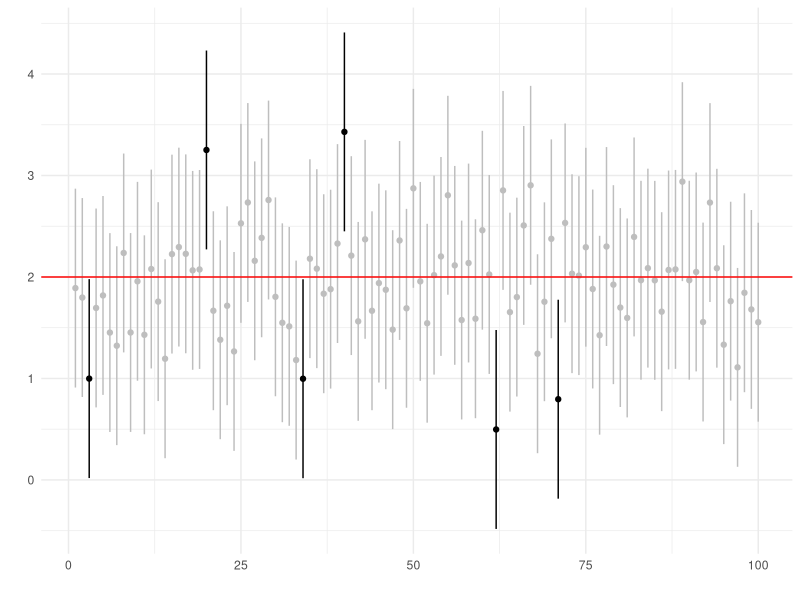

Generate this figure with R:
################################################################################
# Intervalo de confianza para la media de una distribución normal con varianza
# conocida
# Autor: Jose Antonio Perusquía Cortés
# Afil : Facultad de Ciencias - UNAM
# Curso : Inferencia Estadística
################################################################################

################################################################################
# Librerías
library(ggplot2)
library(ggthemes)
library(dplyr)
################################################################################

################################################################################
# Simulamos 100 muestras de tamaño 100 de una distribución normal(2,5)
x = matrix(nrow=100,ncol=100)

set.seed(314)
for(i in 1:100){
  x[i,]=rnorm(100,2,5)
}

# Creamos vectores para guardar los límites inferiores y superiores
L=numeric(100)
U=numeric(100)

# Calculamos la media para cada muestra
xbarra=apply(x,1,mean)

# Calculamos los límites inferiores y superiores.
for(i in 1:100){
  L[i]=xbarra[i]-sqrt(25/100)*qnorm(.975)
  U[i]=xbarra[i]+sqrt(25/100)*qnorm(.975)
}
################################################################################

################################################################################
# Gráficas

# Generamos un vector con entradas del 1 al 100 para usarlos en el eje x 
# al momento de graficar los intervalos
n=c(1:100)

# Se crea un data frame con n, xbarra, L y U
res = data.frame(n,xbarra,L,U)

# Agregamos variable indicadora para saber si el intervalo contiene al valor
# real del parámetro
res = res%>%
  mutate(flag=ifelse(L<2,ifelse(U>2,1,0),0))

# Tabla de frecuencias para saber cuantos contienen al cero.
table(res$flag)

# Graficamos los resultados
ggplot(data = res,aes(x=n,y=xbarra,colour=as.factor(flag)))+
  geom_point(show.legend = F)+
  geom_segment(show.legend = F,x=n,xend=n,y=L,yend=U)+
  geom_hline(yintercept = 2,col='red')+
  scale_colour_manual(values=c('black','grey'))+
  theme_minimal()+
  ylim(c(min(L),max(U)))+
  labs(x='',y='')
################################################################################
